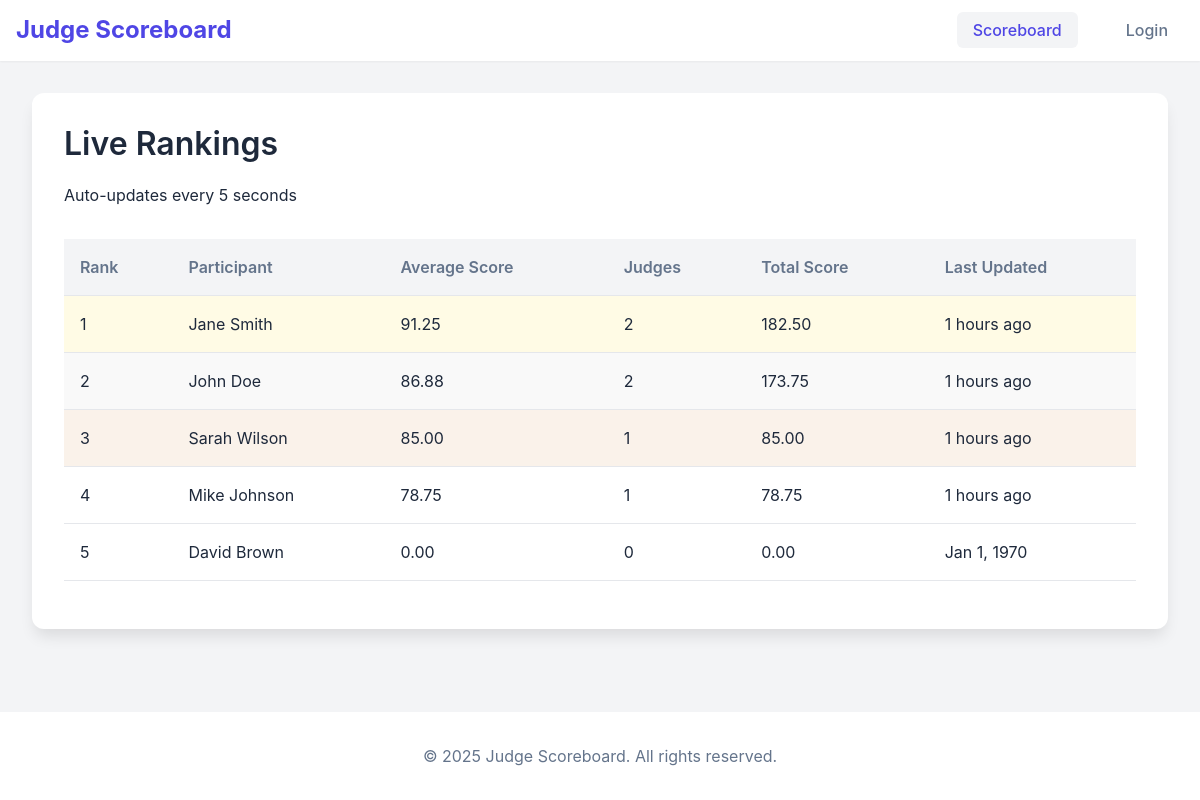
The page / on the database its author committed.
### tables this page shows
CREATE TABLE IF NOT EXISTS participants (
    id INT PRIMARY KEY AUTO_INCREMENT,
    name VARCHAR(100) NOT NULL,
    identifier VARCHAR(50) UNIQUE NOT NULL,
    created_at TIMESTAMP DEFAULT CURRENT_TIMESTAMP
);

### includes/functions.php (called while the page is built, shortened)
<?php
function getScoreboardData($pdo) {
    try {
        $sql = "SELECT * FROM scoreboard_view ORDER BY average_score DESC, total_score DESC";
        $stmt = $pdo->query($sql);
        $results = $stmt->fetchAll();
        foreach($results as $index => &$row) {
            $row['rank'] = $index + 1;
            $row['average_score'] = (float)$row['average_score'];
        }
        return $results;
    } catch(PDOException $e) {
        error_log("Error fetching scoreboard: " . $e->getMessage());
        return [];
    }
}
function isLoggedIn() {
    return isset($_SESSION['user_id']) && isset($_SESSION['username']);
}
function timeAgo($datetime) {
    $time = time() - strtotime($datetime);
    if ($time < 86400) return floor($time/3600) . ' hours ago';
    return date('M j, Y', strtotime($datetime));
}
?>

### index.php (the view, shortened to what this page needs)
<?php
require_once 'includes/functions.php';
$pdo = getDBConnection();
$scores = getScoreboardData($pdo);
?>
<!DOCTYPE html>
<html lang="en">
<head>
    <link rel="stylesheet" href="assets/css/style.css">
</head>
<body>
    <header>
        <nav>
            <div class="logo">
                <h1>Judge Scoreboard</h1>
            </div>
            <ul class="nav-links">
                <li><a href="index.php" class="active">Scoreboard</a></li>
                <?php if (isLoggedIn()): ?>
                    <?php if (hasRole('judge')): ?>
                        <li><a href="judge.php">Judge Panel</a></li>
                    <?php endif; ?>
                    <?php if (hasRole('admin')): ?>
                        <li><a href="admin.php">Admin Panel</a></li>
                    <?php endif; ?>
                    <li><a href="#" class="logout-btn">Logout</a></li>
                <?php else: ?>
                    <li><a href="login.php">Login</a></li>
                <?php endif; ?>
            </ul>
        </nav>
    </header>
    <main>
        <div class="scoreboard-container card">
            <div class="scoreboard-header">
                <div class="header-content">
                    <h2>Live Rankings</h2>
                    <p class="text-secondary">Auto-updates every 5 seconds</p>
                </div>
            </div>
            <div class="table-container">
                <table id="scoreboard" class="scoreboard-table">
                    <thead>
                        <tr>
                            <th>Rank</th>
                            <th>Participant</th>
                            <th>Average Score</th>
                            <th>Judges</th>
                            <th>Total Score</th>
                            <th>Last Updated</th>
                        </tr>
                    </thead>
                    <tbody>
                        <?php foreach ($scores as $index => $score): ?>
                        <tr class="score-row <?php echo $index < 3 ? 'top-' . ($index + 1) : ''; ?>">
                            <td class="rank">
                                <span class="rank-number"><?php echo $index + 1; ?></span>
                            </td>
                            <td class="name"><?php echo htmlspecialchars($score['name']); ?></td>
                            <td class="score">
                                <span class="score-value"><?php echo number_format($score['average_score'], 2); ?></span>
                            </td>
                            <td class="judges">
                                <span class="judge-count"><?php echo $score['judge_count']; ?></span>
                            </td>
                            <td class="total">
                                <span class="total-score"><?php echo number_format($score['total_score'], 2); ?></span>
                            </td>
                            <td class="updated">
                                <span class="time-ago"><?php echo timeAgo($score['last_updated']); ?></span>
                            </td>
                        </tr>
                        <?php endforeach; ?>
                    </tbody>
                </table>
            </div>
        </div>
    </main>
    <footer>
        <p>&copy; <?php echo date('Y'); ?> Judge Scoreboard. All rights reserved.</p>
    </footer>
</body>
</html>

### assets/css/style.css (style rules this page uses)
:root { --primary-color: #4f46e5; --primary-dark: #4338ca; --secondary-color: #818cf8; --accent-color: #6366f1; --success-color: #10b981; --warning-color: #f59e0b; --error-color: #ef4444; --dark-color: #1f2937; --light-color: #f8fafc; --gray-100: #f3f4f6; --gray-200: #e5e7eb; --gray-300: #d1d5db; --gray-400: #9ca3af; --gray-500: #6b7280; --text-primary: #1e293b; --text-secondary: #64748b; --border-color: #e2e8f0; --shadow-sm: 0 1px 2px 0 rgba(0, 0, 0, 0.05); --shadow-md: 0 4px 6px -1px rgba(0, 0, 0, 0.1); --shadow-lg: 0 10px 15px -3px rgba(0, 0, 0, 0.1); --gradient-primary: linear-gradient(135deg, var(--primary-color) 0%, var(--secondary-color) 100%); --border-radius-sm: 0.375rem; --border-radius: 0.5rem; --border-radius-lg: 0.75rem; --transition: all 0.3s cubic-bezier(0.4, 0, 0.2, 1); }
* { margin: 0; padding: 0; box-sizing: border-box; }
html { font-size: 16px; scroll-behavior: smooth; }
body { font-family: 'Inter', system-ui, -apple-system, sans-serif; background-color: var(--gray-100); color: var(--text-primary); line-height: 1.5; min-height: 100vh; display: flex; flex-direction: column; }
header { background-color: white; box-shadow: var(--shadow-sm); position: sticky; top: 0; z-index: 100; }
nav { max-width: 1280px; margin: 0 auto; padding: 1rem; display: flex; justify-content: space-between; align-items: center; }
.logo h1 { font-size: 1.5rem; color: var(--primary-color); font-weight: 700; margin: 0; }
.nav-links { display: flex; gap: 2rem; list-style: none; }
.nav-links a { color: var(--text-secondary); text-decoration: none; font-weight: 500; padding: 0.5rem 1rem; border-radius: var(--border-radius-sm); transition: var(--transition); }
.nav-links a:hover, .nav-links a.active { color: var(--primary-color); background-color: var(--gray-100); }
main { flex: 1; padding: 2rem; max-width: 1280px; margin: 0 auto; width: 100%; }
.card { background-color: white; border-radius: var(--border-radius); box-shadow: var(--shadow-md); padding: 1.5rem; margin-bottom: 1.5rem; }
table { width: 100%; border-collapse: separate; border-spacing: 0; margin: 1rem 0; }
th, td { padding: 1rem; text-align: left; border-bottom: 1px solid var(--gray-200); }
th { background-color: var(--gray-100); font-weight: 600; color: var(--text-secondary); }
.scoreboard-container { background-color: white; border-radius: var(--border-radius-lg); box-shadow: var(--shadow-lg); padding: 2rem; }
.scoreboard-header { display: flex; justify-content: space-between; align-items: center; margin-bottom: 2rem; }
.score-row.top-1 { background-color: rgba(255, 215, 0, 0.1); }
.score-row.top-2 { background-color: rgba(192, 192, 192, 0.1); }
.score-row.top-3 { background-color: rgba(205, 127, 50, 0.1); }
footer { background-color: white; padding: 2rem; text-align: center; color: var(--text-secondary); margin-top: auto; }
h1, h2, h3, h4, h5, h6 { margin-bottom: 1rem; line-height: 1.2; color: var(--text-primary); }
h1 { font-size: 2.5rem; font-weight: 700; margin-bottom: 1.5rem; }
h2 { font-size: 2rem; font-weight: 600; margin-bottom: 1.25rem; }

### rows shown on the page
participants: name "Jane Smith", average_score "91.25", judge_count "2", total_score "182.50", last_updated "1 hours ago"
participants: name "John Doe", average_score "86.88", judge_count "2", total_score "173.75", last_updated "1 hours ago"
participants: name "Sarah Wilson", average_score "85.00", judge_count "1", total_score "85.00", last_updated "1 hours ago"
participants: name "Mike Johnson", average_score "78.75", judge_count "1", total_score "78.75", last_updated "1 hours ago"
participants: name "David Brown", average_score "0.00", judge_count "0", total_score "0.00", last_updated "Jan 1, 1970"
